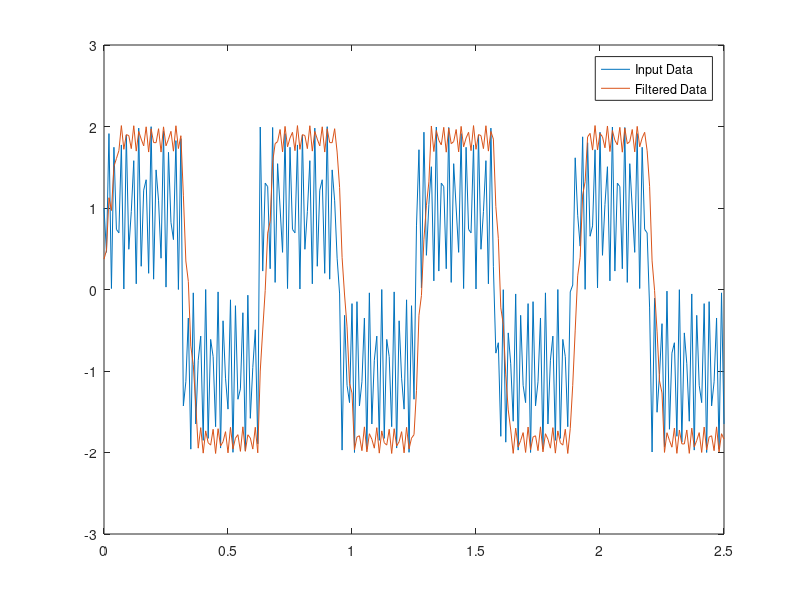

Write MATLAB code to recreate this figure.
clc;
clf;
%for hamming lpf 
b = [0.372467239607985112215260414814110845327                                                        
0.312035704005026337526373936270829290152                                                        
0.271349933145007549128990831377450376749                                                        
0.243768363928826031772345572790072765201                                                        
0.225490178357882736781547805549053009599                                                        
0.214307713004814326396285650844220072031                                                        
0.208992291622117742910802462574793025851 ]'
%t = linspace(-pi,pi,100);
t=0:0.01:2.5;
rng default  %initialize random number generator
x = square(10*t) + sin(1000*t) 


y = filter(b,1,x);
fig1 = figure(1);
plot(t,x)
hold on
plot(t,y)
legend('Input Data','Filtered Data')